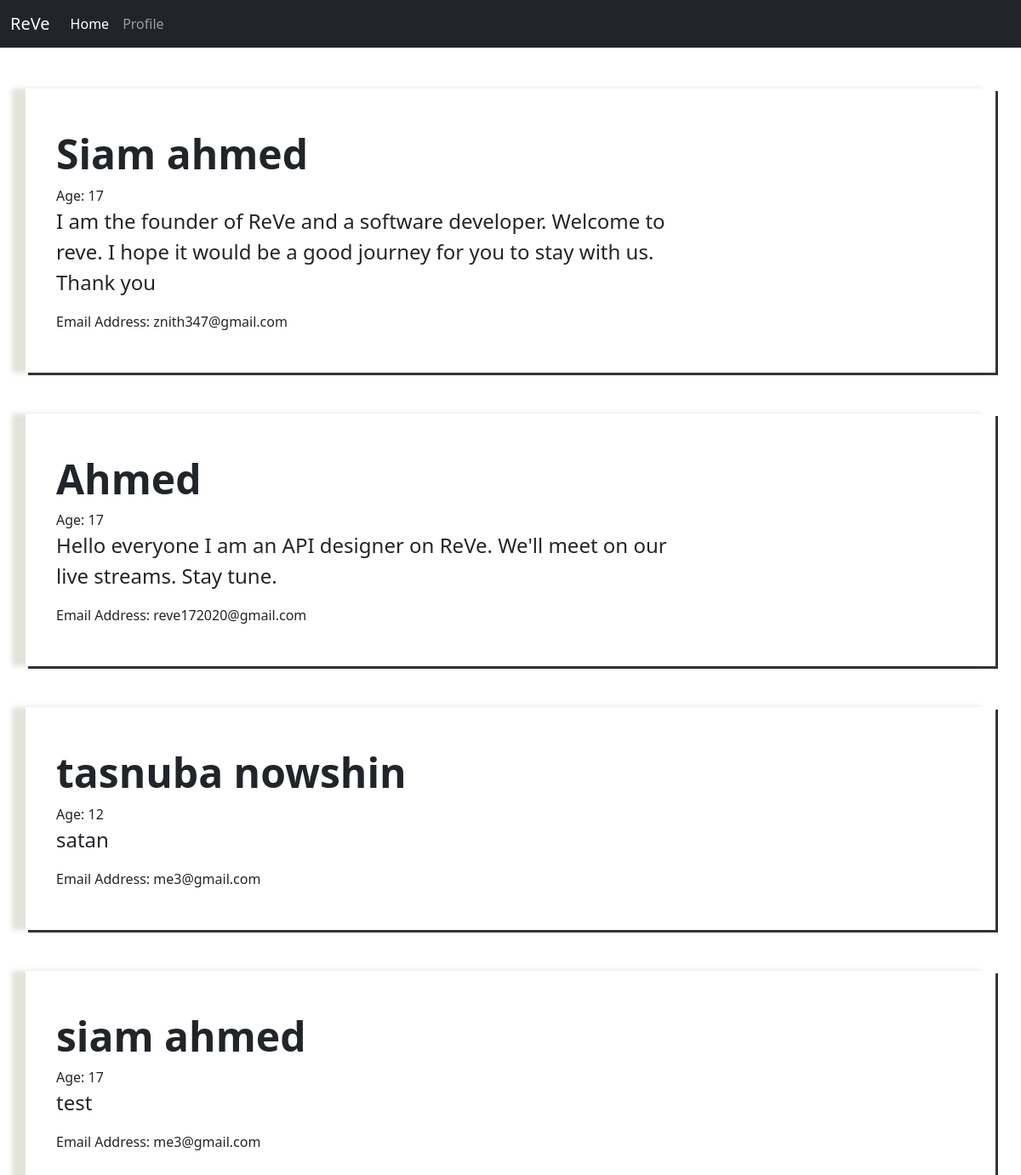
/profile/, run on the app's committed database.
### users/models.py (models this page shows, shortened)
class Email_sender(models.Model):
    name = models.CharField(max_length=200)
    age = models.IntegerField()
    email = models.EmailField()
    description = models.TextField()

### users/views.py (the view)
# urls.py: path('profile/',views.profile,name="profile")
def profile(request):
    info = Email_sender.objects.all()
    return render(request,'email.html',{"info": info})

### templates/email.html (shortened to what this page needs)
{% extends 'base.html' %} {% block head %}
<link
  href="https://cdn.jsdelivr.net/npm/bootstrap@5.0.2/dist/css/bootstrap.min.css"
  rel="stylesheet"
/>
{%endblock %} {% block body %}
{% for i in info %}
<div class="container my-5 py-5">
    <h1 class="display-5 fw-bold mx-4">{{i.name}}</h1>
    <span class="mx-4">Age: {{i.age}}</span>
    <p class="col-md-8 fs-4 mx-4">
      {{i.description}}
    </p>
    <span class="mx-4">Email Address: {{i.email}} </span><br>
  </div>
{% endfor %}
{% endblock %}

### templates/base.html (shortened to what this page needs)
<!DOCTYPE html>
<html lang="en">
  <head>
    {% block head %}{% endblock %}
  </head>
  <body>
    <nav class="navbar navbar-expand-lg navbar-dark bg-dark ">
        <div class="container-fluid">
          <a class="navbar-brand " href="#">ReVe</a>
          <div class="collapse navbar-collapse  justify-content-around" id="navbarSupportedContent">
            <ul class="navbar-nav me-auto mb-2 mb-lg-0" >
              <li class="nav-item ">
                <a class="nav-link active" aria-current="page" href="/">Home</a>
              </li>
              <li class="nav-item">
                <a class="nav-link" href="/profile">Profile</a>
              </li>
          </div>
        </div>
      </nav>
      {%block body%}
      {%endblock%}
  </body>
</html>

### templates/email.html (style rules this page uses)
.container { box-shadow: 3px 3px rgb(54, 51, 51), -1em 0 0.4em rgb(226, 226, 219); }

### data on the page
Email_sender: name "Siam ahmed", age "17", description "I am the founder of ReVe and a software developer. Welcome to reve. I hope it would be a good journey for you to stay with us. Thank you", email "znith347@gmail.com"
Email_sender: name "Ahmed", age "17", description "Hello everyone I am an API designer on ReVe. We'll meet on our live streams. Stay tune.", email "reve172020@gmail.com"
Email_sender: name "tasnuba nowshin", age "12", description "satan", email "me3@gmail.com"
Email_sender: name "siam ahmed", age "17", description "test", email "me3@gmail.com"
